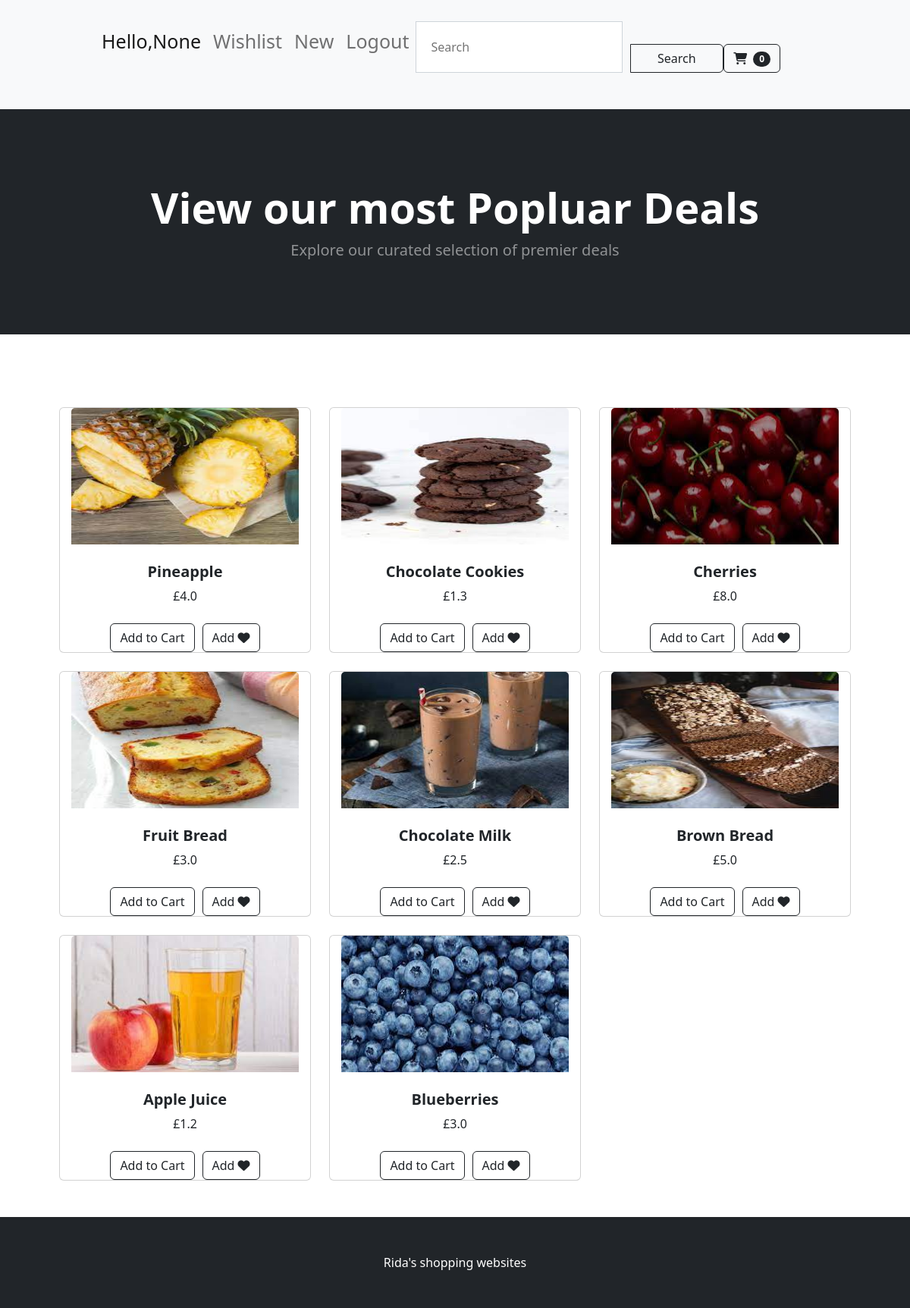
The app's page /popular with its own data.
### app/models.py (models this page shows)
class Product(db.Model):
    __tablename__ = 'product'
    id = db.Column(db.Integer, primary_key=True)
    name = db.Column(db.String(255), unique=True, nullable=False)
    price = db.Column(db.Float, nullable=False)
    image = db.Column(db.String(255), nullable=False)
    tag = db.Column(db.String(50), nullable=False)
    in_wishlist = db.Column(db.Boolean, default=False)
    stock = db.Column(db.Integer, nullable=False)
    users = db.relationship('User', secondary=user_product_association, back_populates='products')
    carts = db.relationship('UserCart', back_populates='product')

### app/views.py (the view)
@app.route('/popular',methods=['GET','POST'])
def popular():
    username = current_user.username if current_user.is_authenticated else None
    form = SearchForm()
    products = Product.query.all()
    products = Product.query.order_by(Product.id).all()
    cart_count = get_cart_count()
    return render_template("popular.html", form=form, products=products, username=username, cart_count=cart_count)

### app/forms.py
class SearchForm(FlaskForm):
    searched = StringField("Searched",validators=[InputRequired()])
    submit = SubmitField("Submit")

### app/views.py (called while the page is built)
def get_cart_count():
    if current_user.is_authenticated:
        user_cart_items = UserCart.query.filter_by(user_id=current_user.id).all()
        total_quantity = sum(item.quantity for item in user_cart_items)
        return total_quantity
    return 0

### app/templates/popular.html (shortened to what this page needs)
<!DOCTYPE html>
<html lang="en">
<head>
    <link rel="stylesheet" href="{{url_for( 'static' , filename='style.css')}}" />
    <link href="https://cdn.jsdelivr.net/npm/bootstrap-icons@1.18.0/font/bootstrap-icons.css" rel="stylesheet">
    <link rel="stylesheet" href="https://cdn.jsdelivr.net/npm/bootstrap@5.2.3/dist/css/bootstrap.min.css">
</head>
<body>
    <nav class="navbar navbar-expand-lg navbar-light bg-light">
        <div class="container px-4 px-lg-5">
            <div class="collapse navbar-collapse" id="navbarSupportedContent">
                <ul class="navbar-nav me-auto mb-2 mb-lg-0 ms-lg-4">
                    <ul class="navbar-nav me-auto mb-2 mb-lg-0 ms-lg-4">
                        <li class="nav-item"><a class="nav-link active" aria-current="page"
                                href="{{url_for('shop')}}">Hello,{{ username}}</a></li>
                        <li class="nav-item"><a class="nav-link" href="{{url_for('wishlist')}}">Wishlist</a></li>
                        <li class="nav-item"><a class="nav-link" href="{{url_for('new')}}">New</a></li>
                        <li class="nav-item"><a class="nav-link" href="{{url_for('logout')}}">Logout</a></li>
                    </ul>
                    <form method="POST" action="{{url_for('search')}}" class="d-flex" style="margin-bottom: 20px;">
                        <div class="input-group">
                            <input class="form-control2" type="search" placeholder="Search" aria-label="Search"
                                name="searched">
                            <button class="btn btn-outline-dark" type="submit"
                                style="margin-top: 50px; margin-left: 10px; flex: 1;">
                                Search
                            </button>
                        </div>
                    </form>
                    <a class="btn btn-outline-dark" style="margin-top: 50px; margin-bottom: 40px;" type="button"
                        href="{{ url_for('cart') }}">
                        <i class="fa-solid fa-cart-shopping"></i>
                        <span id="cart-count" class="badge bg-dark text-white ms-1 rounded-pill">{{ cart_count }}</span>
                    </a>
            </div>
        </div>
    </nav>
    <header class="bg-dark py-5">
        <div class="container px-4 px-lg-5 my-5">
            <div class="text-center text-white">
                <h1 class="display-4 fw-bolder">View our most Popluar Deals</h1>
                <p class="lead fw-normal text-white-50 mb-0">Explore our curated selection of premier deals</p>
            </div>
        </div>
    </header>
    <section class="py-5">
        <div class="container px-4 px-lg-5 mt-5">
            {% for tag in [ 'popular'] %}
            <div class="row row-cols-1 row-cols-md-3 g-4">
                {% for product in products if product.tag == tag %}
                <div class="col">
                    <div class="card h-100">
                        <div class="mx-auto">
                            <img class="card-img-top product-img" style="width: 300px; height: 180px;"
                                src="{{ product.image }}" alt="..." />
                        </div>
                        <div class="card-body p-4 product-details">
                            <div class="text-center">
                                <h5 class="fw-bolder">{{ product.name }}</h5>
                                £{{ product.price }}
                            </div>
                        </div>
                        <div class="text-center add-to-cart-btn" style="display: flex; justify-content:center; ">
                            <button class="btn btn-outline-dark" onclick="addToCart(this)"
                                data-id="{{ product.id }}">Add to Cart</button>
                            <button class="btn btn-outline-dark" onclick="addToWishlist(this)"
                                data-id="{{ product.id }}" style="margin-left: 10px;">
                                Add <i class="fa-solid fa-heart"></i>
                            </button>
                        </div>
                    </div>
                </div>
                {% endfor %}
            </div>
            {% endfor %}
        </div>
    </section>
    <Footer>
        <footer class="py-5 bg-dark">
            <div class="container">
                <p class="m-0 text-center text-white">Rida's shopping websites</p>
            </div>
        </footer>
</body>
</html>

### records on screen
Product: image (picture), name "Pineapple", price "4.0"
Product: image (picture), name "Chocolate Cookies", price "1.3"
Product: image (picture), name "Cherries", price "8.0"
Product: image (picture), name "Fruit Bread", price "3.0"
Product: image (picture), name "Chocolate Milk", price "2.5"
Product: image (picture), name "Brown Bread", price "5.0"
Product: image (picture), name "Apple Juice", price "1.2"
Product: image (picture), name "Blueberries", price "3.0"

### other values on screen
{{ username }} "None"
{{ cart_count }} "0"
